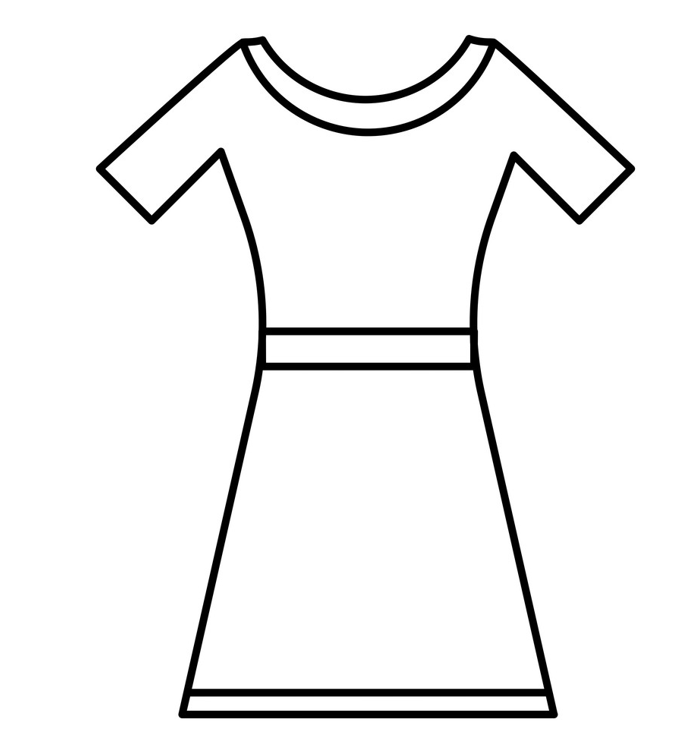
#> input picture CreateDress/frock.jpg, 694 x 748 px
$ python main.py
#> lines starting #> are read from the running program, lines starting #| are printed output that depends on the picture; after the words box and inside, x2 and y2 are one past the last pixel; in counts of white or black regions, pixels touching at a corner belong together
import cv2
import numpy as np
import os
import glob
from scipy import ndimage

color_codes = {
    "red": [0, 0, 255],
    "yellow": [0, 255, 255],
    "green":   [0, 128, 0],
    "purple":  [128, 0, 128],
    "orange":  [0, 165, 255],
    "pink":    [203, 192, 255],
    "deeppink": [147, 20, 255],
    "blue":  [255, 0, 0],
    "brown":  [42, 42, 165],
    "white": (255, 255, 255),
    "black":  [0, 0, 0],
    "magenta":  [255, 0, 255],
    "violet":   [238, 130, 238],
    "lavender": [250, 230, 230]
}

def return_color_code(color):
    return color_codes[color]


def select_image(input):
    img_path = ''
    if input["type"] == "shirt":
        img_path = "shirt3.png"
    elif input["type"] == "frock":
        img_path = "frock.jpg"

    binarize_image(input, img_path)

def binarize_image(input,img_path):
#> called with img_path = 'frock.jpg'
    img = cv2.pyrDown(cv2.imread(img_path, cv2.IMREAD_UNCHANGED))
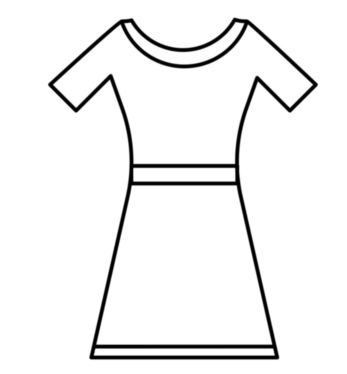
#> img: shape (374, 347, 4); mean B, G, R, A 241.5, 241.5, 241.5, 255
    # print(img.ndim)

    # img = cv2.resize(img, (900, 900), 0, 0, cv2.INTER_LINEAR)
    ret, threshed_img = cv2.threshold(cv2.cvtColor(img, cv2.COLOR_BGR2GRAY), 25, 255, cv2.THRESH_BINARY)
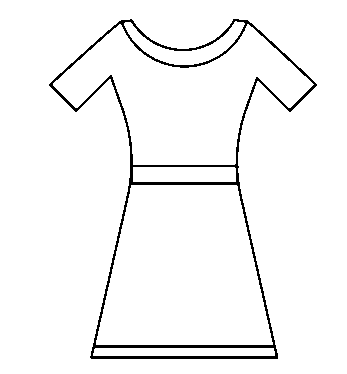
#> threshed_img: shape (374, 347); 96.4% white; black in thin lines or dots, all inside (x1, y1, x2, y2) = (49, 19, 317, 359)
    # thresh2 = cv2.adaptiveThreshold(img, 255, cv2.ADAPTIVE_THRESH_MEAN_C, cv2.THRESH_BINARY, 11, 2)
    # kernel = np.ones((5, 5), np.uint8)
    # eroded = cv2.erode(threshed_img, kernel, iterations=1)

    cv2.imshow('original', img)
    cv2.imshow('binarized', threshed_img)

    selectDress(input, img, threshed_img)

def selectDress(input, original, binarized_img):
    if input["type"] == "shirt":
        drawShirt(input, original, binarized_img)
    elif input["type"] == "frock":
        drawFrock(input, original, binarized_img)


# [12 lines of commented-out code are left out]

def drawShirt(input, original, binarized):
    contours, hierarchy = cv2.findContours(binarized, cv2.RETR_TREE, cv2.CHAIN_APPROX_SIMPLE)

    collar_contours = [6, 7]
    sleev_contours = [2, 3]
    body_contours = [4,5]

    if input["collar"]:
        for cont in collar_contours:
            cv2.fillPoly(original, pts=[contours[cont]], color=return_color_code(input["collar"]["color"]))
    if input["sleev"]:
        for cont in sleev_contours:
            cv2.fillPoly(original, pts=[contours[cont]], color=return_color_code(input["sleev"]["color"]))

    for cont in body_contours:
        cv2.fillPoly(original, pts=[contours[cont]], color=return_color_code(input["color"]))

    cv2.imshow('countours', original)
    cv2.waitKey(0)

def drawFrock(input, original, binarized):
    contours, hierarchy = cv2.findContours(binarized, cv2.RETR_TREE, cv2.CHAIN_APPROX_SIMPLE)
#> contours = 7 contours; box (x1, y1, x2, y2) and area: (0, 0, 347, 374) 129058, (48, 18, 318, 360) 50770, (96, 185, 273, 345) 22360, (53, 24, 314, 165) 17881, (124, 21, 245, 65) 1588, (133, 167, 236, 182) 1428, (93, 348, 275, 356) 1260

    top_contours = 5
    middle_contour = 4
    bottom_contours = 3
    underline_contour = 2
    collar_contour = 6

    if input["collar"]:
        cv2.fillPoly(original, pts=[contours[collar_contour]], color=return_color_code(input["collar"]["color"]))

    if input["bottom"]:
        cv2.fillPoly(original, pts=[contours[bottom_contours]], color=return_color_code(input["bottom"]["color"]))

    if input["top"]:
        cv2.fillPoly(original, pts=[contours[top_contours]], color=return_color_code(input["top"]["color"]))
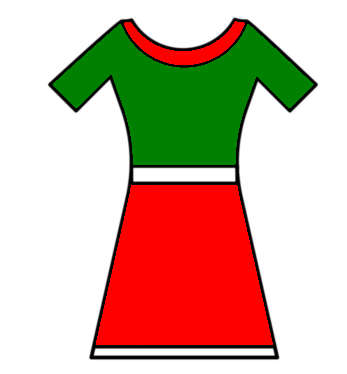
#> original: shape (374, 347, 4); mean B, G, R, A 160.1, 178.1, 208, 171.3

    cv2.imshow('countours', original)
    cv2.waitKey(0)


input_shirt = {
    "type": "shirt",
    "color": "green",
    "collar": {"color": "red"},
    "sleev": {"color": "orange"}
}

input_frock = {
    "type": "frock",
    "top": {"color": "green"},
    "bottom": {"color": "red"},
    "collar": {"color": "red"}
}


select_image(input_frock)
